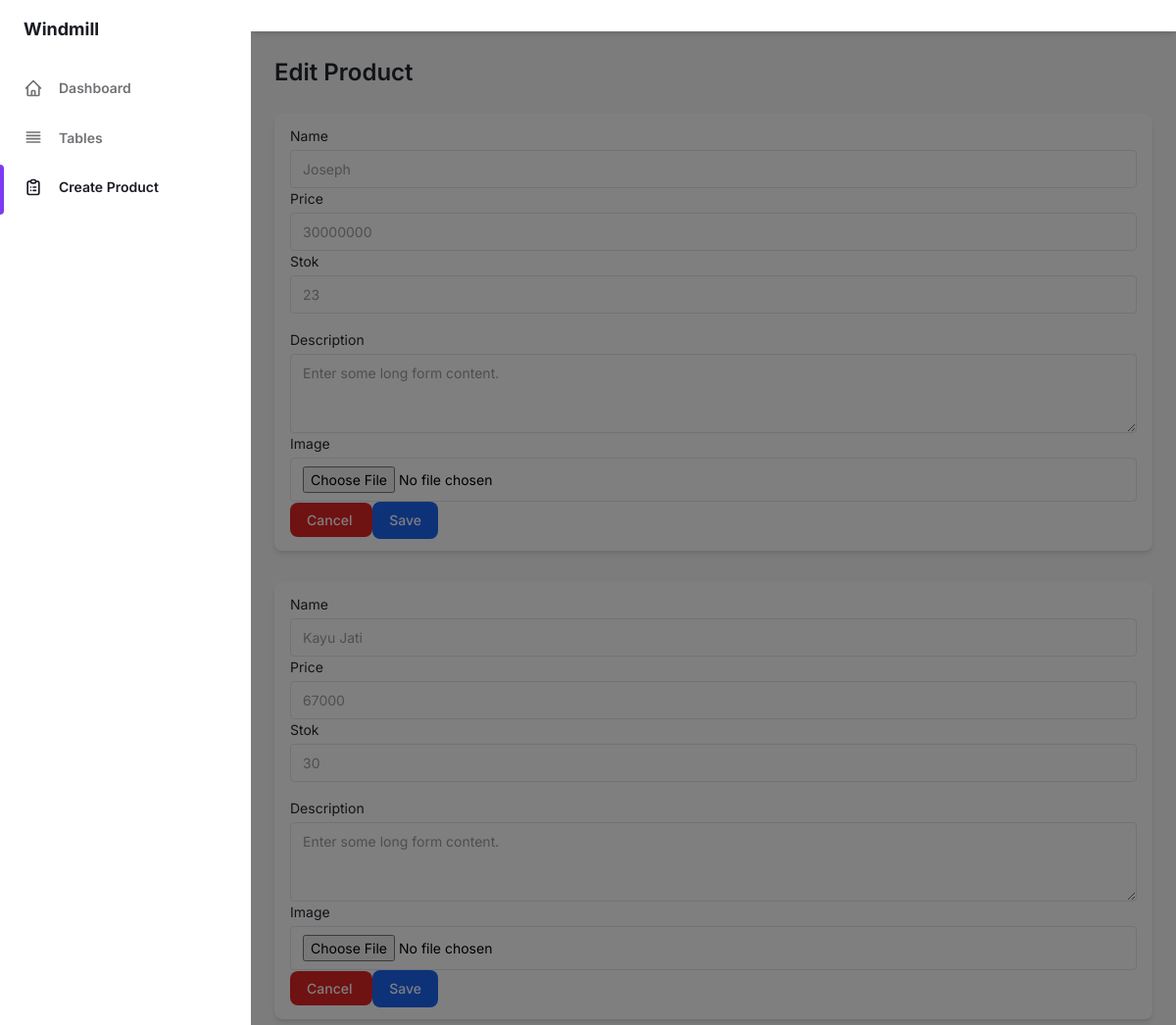
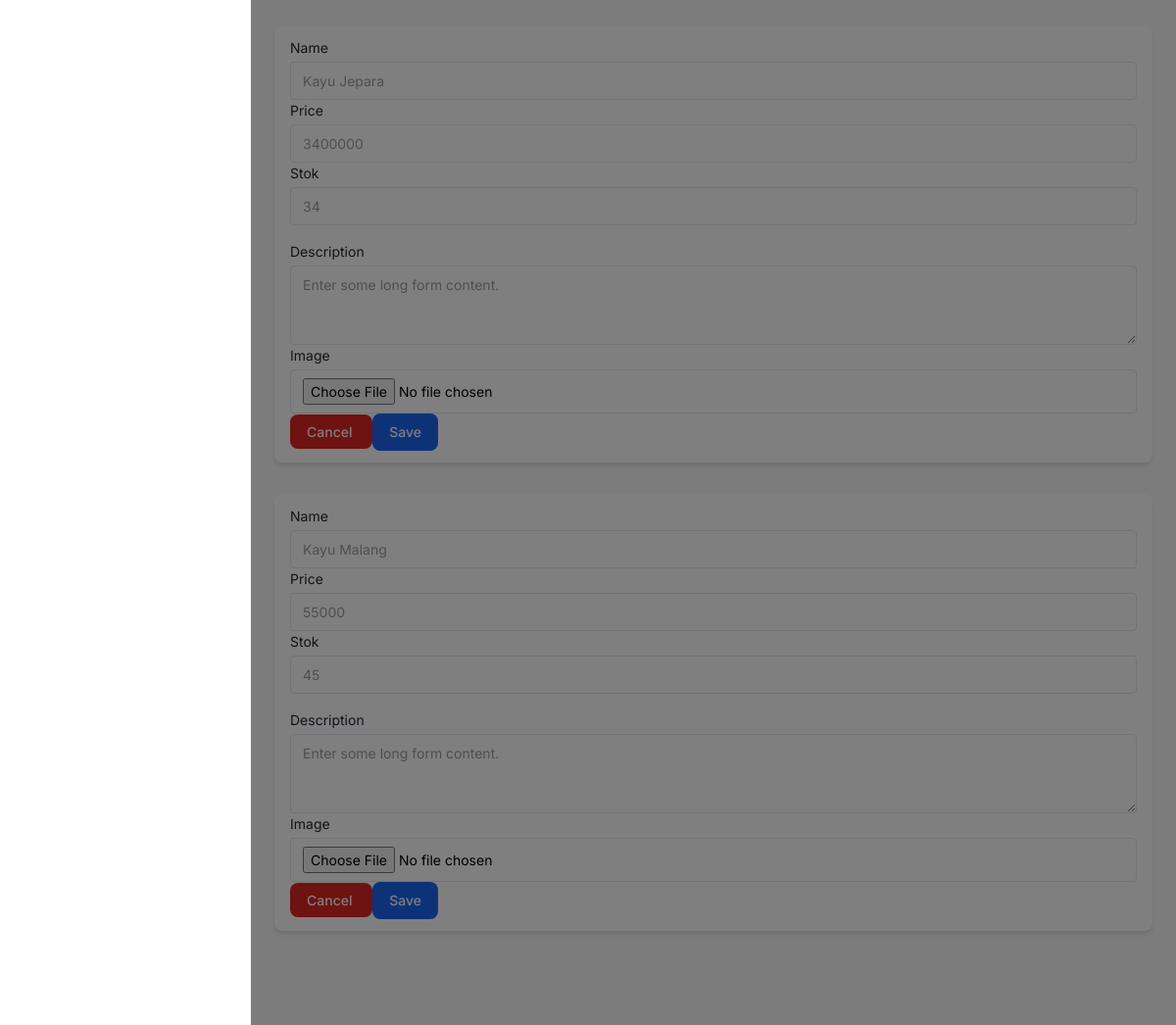
/admin/edit-product.php, run on the app's committed database (2 pictures, top to bottom).
### tables this page shows
CREATE TABLE `kayu` (
  `product_id` varchar(10) NOT NULL,
  `jenis_kayu` varchar(50) NOT NULL,
  `product_price` double NOT NULL,
  `product_description` varchar(255) NOT NULL,
  `stok` int(11) NOT NULL,
  `product_image` varchar(255) NOT NULL
);

### admin/edit-product.php (the view, shortened to what this page needs)
<?php
@include('../server/connection.php');
$product_id = $_GET['product_id'];
$query_products = "SELECT * FROM kayu where product_id like '%$product_id%'";
$stmt_products = $conn->prepare($query_products);
$stmt_products->execute();
$products = $stmt_products->get_result();
?>
<!DOCTYPE html>
<html :class="{ 'theme-dark': dark }" x-data="data()" lang="en">
<head>
    <link rel="stylesheet" href="./assets/css/tailwind.output.css" />
</head>
<body>
    <div class="flex h-screen bg-gray-50 dark:bg-gray-900" :class="{ 'overflow-hidden': isSideMenuOpen}">
        <aside class="z-20 hidden w-64 overflow-y-auto bg-white dark:bg-gray-800 md:block flex-shrink-0">
            <div class="py-4 text-gray-500 dark:text-gray-400">
                <a class="ml-6 text-lg font-bold text-gray-800 dark:text-gray-200" href="#">
                    Windmill
                </a>
                <ul class="mt-6">
                    <li class="relative px-6 py-3">
                        <a class="inline-flex items-center w-full text-sm font-semibold transition-colors duration-150 hover:text-gray-800 dark:hover:text-gray-200" href="index.php">
                            <span class="ml-4">Dashboard</span>
                        </a>
                    </li>
                </ul>
                <ul>
                    <li class="relative px-6 py-3">
                        <a class="inline-flex items-center w-full text-sm font-semibold transition-colors duration-150 hover:text-gray-800 dark:hover:text-gray-200" href="tables.php">
                            <svg class="w-5 h-5" aria-hidden="true" fill="none" stroke-linecap="round" stroke-linejoin="round" stroke-width="2" viewBox="0 0 24 24" stroke="currentColor">
                                <path d="M4 6h16M4 10h16M4 14h16M4 18h16"></path>
                            </svg>
                            <span class="ml-4">Tables</span>
                        </a>
                    </li>
                    <li class="relative px-6 py-3">
                        <span class="absolute inset-y-0 left-0 w-1 bg-purple-600 rounded-tr-lg rounded-br-lg" aria-hidden="true"></span>
                        <a class="inline-flex items-center w-full text-sm font-semibold text-gray-800 transition-colors duration-150 hover:text-gray-800 dark:hover:text-gray-200 dark:text-gray-100" href="create-product.php">
                            <span class="ml-4">Create Product</span>
                        </a>
                    </li>
                </ul>
            </div>
        </aside>
        <div x-show="isSideMenuOpen" x-transition:enter="transition ease-in-out duration-150" x-transition:enter-start="opacity-0" x-transition:enter-end="opacity-100" x-transition:leave="transition ease-in-out duration-150" x-transition:leave-start="opacity-100" x-transition:leave-end="opacity-0" class="fixed inset-0 z-10 flex items-end bg-black bg-opacity-50 sm:items-center sm:justify-center"></div>
        <div class="flex flex-col flex-1">
            <header class="z-10 py-4 bg-white shadow-md dark:bg-gray-800">
            </header>
            <main class="h-full pb-16 overflow-y-auto">
                <div class="container px-6 mx-auto grid">
                    <h2 class="my-6 text-2xl font-semibold text-gray-700 dark:text-gray-200">
                        Edit Product
                    </h2>
                    <?php foreach ($products as $product) { ?>
                        <form method="POST" action="actionUpdate.php?product_id=<?php echo $product['product_id'] ?>" enctype="multipart/form-data">
                            <div class="px-4 py-3 mb-8 bg-white rounded-lg shadow-md dark:bg-gray-800">
                                <label class="block text-sm">
                                    <span class="text-gray-700 dark:text-gray-400">Name</span>
                                    <input class="block w-full mt-1 text-sm dark:border-gray-600 dark:bg-gray-700 focus:border-purple-400 focus:outline-none focus:shadow-outline-purple dark:text-gray-300 dark:focus:shadow-outline-gray form-input" name="product_name" placeholder="<?php echo $product['jenis_kayu']; ?>" />
                                </label>
                                <label class="block text-sm">
                                    <span class="text-gray-700 dark:text-gray-400">Price</span>
                                    <input class="block w-full mt-1 text-sm dark:border-gray-600 dark:bg-gray-700 focus:border-purple-400 focus:outline-none focus:shadow-outline-purple dark:text-gray-300 dark:focus:shadow-outline-gray form-input" name="product_price" placeholder="<?php echo $product['product_price']; ?>" />
                                </label>
                                <label class="block text-sm">
                                    <span class="text-gray-700 dark:text-gray-400">Stok</span>
                                    <input class="block w-full mt-1 text-sm dark:border-gray-600 dark:bg-gray-700 focus:border-purple-400 focus:outline-none focus:shadow-outline-purple dark:text-gray-300 dark:focus:shadow-outline-gray form-input" name="stok" placeholder="<?php echo $product['stok']; ?>" />
                                </label>
                                <label class="block mt-4 text-sm">
                                    <span class="text-gray-700 dark:text-gray-400">Description</span>
                                    <textarea class="block w-full mt-1 text-sm dark:text-gray-300 dark:border-gray-600 dark:bg-gray-700 form-textarea focus:border-purple-400 focus:outline-none focus:shadow-outline-purple dark:focus:shadow-outline-gray" rows="3" placeholder="Enter some long form content." name="product_description"></textarea>
                                </label>
                                <label class="block text-sm">
                                    <span class="text-gray-700 dark:text-gray-400">Image</span>
                                    <input class="block w-full mt-1 text-sm dark:border-gray-600 dark:bg-gray-700 focus:border-purple-400 focus:outline-none focus:shadow-outline-purple dark:text-gray-300 dark:focus:shadow-outline-gray form-input" type="file" name="image" />
                                </label>
                                <div class="m-t-20 text-right">
                                    <a href="tables.php" class="px-4 py-2 text-sm font-medium leading-5 text-white transition-colors duration-150 bg-red-600 border border-transparent rounded-lg active:bg-red-600 hover:bg-red-700 focus:outline-none focus:shadow-outline-red">Cancel <i class="fas fa-undo"></i></a>
                                    <button class="px-4 py-2 text-sm font-medium leading-5 text-white transition-colors duration-150 bg-blue-600 border border-transparent rounded-lg active:bg-blue-600 hover:bg-blue-700 focus:outline-none focus:shadow-outline-blue" name="save_btn" type="submit">
                                        Save
                                    </button>
                                </div>
                            </div>
                        </form>
                    <?php } ?>
                </div>
            </main>
        </div>
    </div>
</body>
</html>

### data on the page
kayu: product_name "Joseph", product_price "30000000", stok "23"
kayu: product_name "Kayu Jati", product_price "67000", stok "30"
kayu: product_name "Kayu Jepara", product_price "3400000", stok "34"
kayu: product_name "Kayu Malang", product_price "55000", stok "45"
